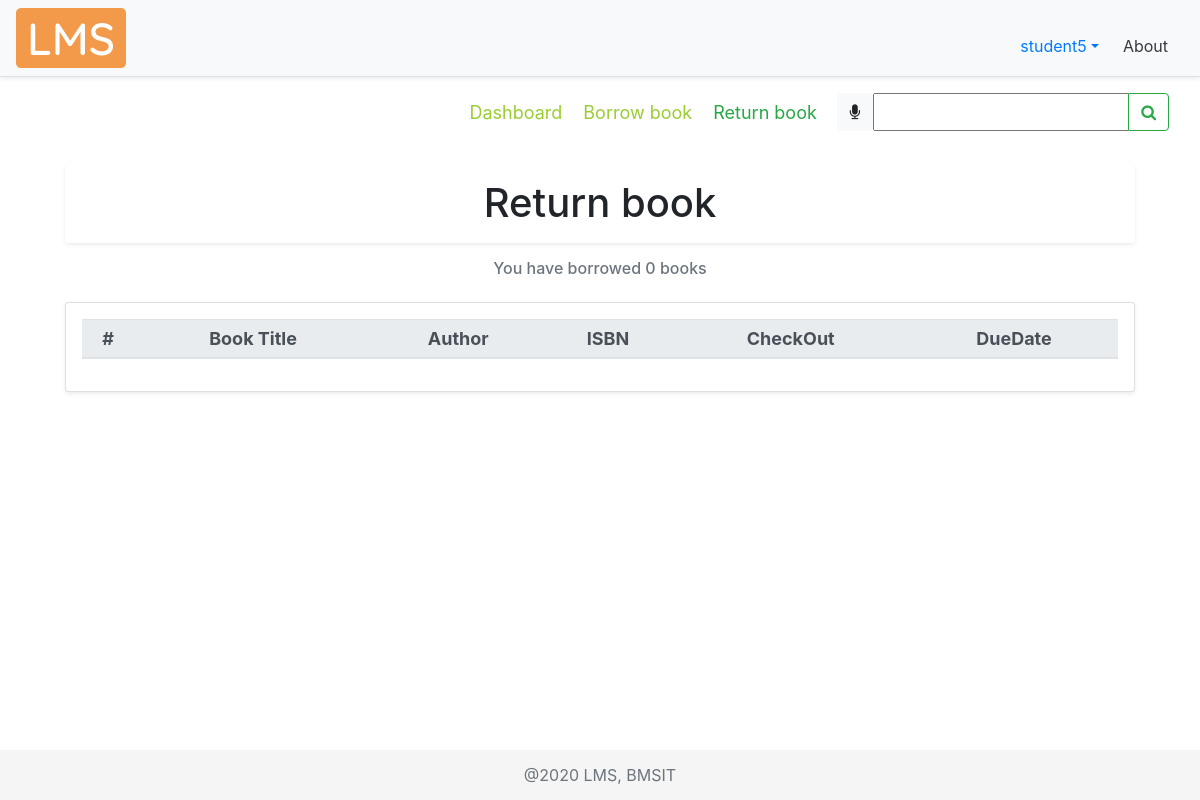
The app's page /returnbook/ (signed in), older data.
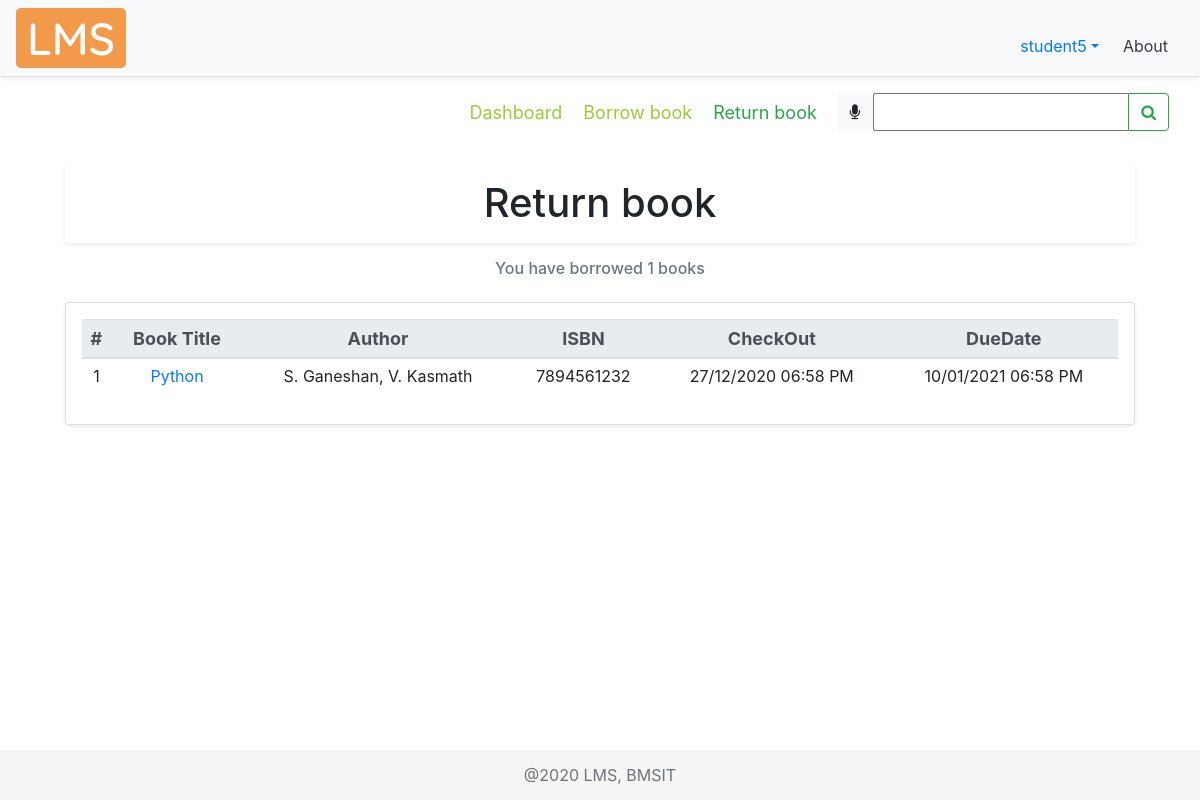
The same page, newer data.
### libraryApp/models.py (models this page shows, shortened)
class BOOK(models.Model):
    GENRE = (
        ("CS", "Computer Science"),
        ("MATH", "Mathematics"),
        ("ELE", "Electronics"),
        ("TC", "Telecommunication"),
        ("CHE", "Chemistry"),
        ("PHY", "Physics"),
        ("MEC", "Mechanics"),
        ("EVS", "Environmental Science"),
        ("BIO", "Bioengineering"),
        ("BUS", "Business Skills"),
    )
    bookTitle = models.CharField(max_length=50, help_text="Book Title")
    genre = models.CharField(max_length=30, null=True,
                             choices=GENRE, help_text="Category")
    pubYear = models.CharField(
        max_length=4, null=True, help_text="Year of publication")
    isbn = models.CharField(max_length=13, null=True, unique=True,
                            help_text="International Standard Book Number")
    librarianID = models.ForeignKey(
        settings.AUTH_USER_MODEL, null=True, on_delete=models.CASCADE, help_text="Librarian ID")
    pubID = models.ForeignKey(
        PUBLISHER, null=True, on_delete=models.CASCADE, help_text="Publisher ID")
    authorID = models.ManyToManyField(AUTHOR, help_text="Authors")

class BORROWEDBOOK(models.Model):
    checkOut = models.DateTimeField(
        auto_now_add=True, null=True, help_text="Check out date")
    dueDate = models.DateTimeField(null=True, blank=True, help_text="Due date")
    checkIn = models.DateTimeField(
        auto_now_add=False, null=True, blank=True, help_text="Check in date")
    userID = models.ForeignKey(
        settings.AUTH_USER_MODEL, null=True, on_delete=models.CASCADE, help_text="User ID")
    bookID = models.ForeignKey(
        BOOK, null=True, on_delete=models.CASCADE, help_text="Book ID")

### libraryApp/decorators.py (the view)
    def wrapper_func(request, *args, **kwargs):
        user = request.user
        if user.is_staff:
            messages.warning(request, "You are not allowed to access the previous requested page")
            return redirect("dashboard")
        else:
            return view_func(request, *args, **kwargs)

### libraryApp/models.py (called while the page is built)
    def __str__(self):
        return self.authorName

### libraryApp/templates/libraryApp/return_book.html (shortened to what this page needs)
{% extends 'libraryApp/main.html' %}
{% load static %}
{% block content %}
<nav class="navbar">
  <div class="navbar-nav mySubMenu ml-auto">
    <nav>
      <a href="{% url 'dashboard' %}" title="Click here to visit dashboard">Dashboard</a>
      <a href="{% url 'borrowbook' %}" title="Click here to borrow books">Borrow book</a>
      <a class="text-success" href="{% url 'returnbook' %}">Return book</a>
    </nav>
  </div>
  <form class="form-inline" method="POST">
    <div class="input-group">
      <div id="speech" class="btn btn-light" title="Click the mic to speak">
        <i class="fa fa-microphone" aria-hidden="true"></i>
      </div>
      {{myFilter.form}}
      <div class="input-group-append">
        <button id="searchButton" class="btn btn-outline-success" type="submit">
          <i class="fa fa-search"></i>
        </button>
      </div>
    </div>
  </form>
</nav>
<br>
<div class="row text-center booksTable container">
  <div class="col-md-12">
    <h1 class="shadow-sm p-3 bg-white rounded">
      Return book
    </h1>
    <div class="col-md-12 mt-3">
      <h6 class="form-text text-muted">
        You have borrowed {{count}} books
      </h6>
    </div>
    <div class="card card-body shadow-sm p-3 bg-white rounded mt-4">
      <table id="dataTable7" class="table table-sm table-hover">
        <thead class="thead-light threadText">
          <tr>
            <th scope="col">#</th>
            <th scope="col">Book Title</th>
            <th scope="col">Author</th>
            <th scope="col">ISBN</th>
            <th scope="col">CheckOut</th>
            <th scope="col">DueDate</th>
          </tr>
        </thead>
        {% for i in borrowedBooks %}
        <tr>
          <td>{{forloop.counter}}</td>
          <td><a href="{% url 'viewbook' i.bookID %}">{{i.bookTitle}}</a></td>
          <td>{{i.authorName}}</td>
          <td>{{i.isbn}}</td>
          <td>{{i.checkOut|date:"d/m/Y h:i A"}}</td>
          <td>{{i.dueDate|date:"d/m/Y h:i A"}}</td>
        </tr>
        {% endfor %}
      </table>
    </div>
  </div>
</div>
  <br>
  {% endblock %}

Row changes from the older to the newer data that the page shows:
now on this page (row unchanged): BOOK: bookTitle "Python", isbn "7894561232"
added BORROWEDBOOK: checkOut "27/12/2020 06:58 PM", dueDate "10/01/2021 06:58 PM"
Text that changed along with them:
{{ count }}: "0" → "1"
new list line: "1 S. Ganeshan, V. Kasmath"
